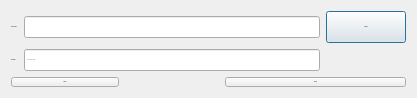
<?xml version="1.0" encoding="UTF-8"?>
<ui version="4.0">
 <class>Export_to_CSV</class>
 <widget class="QDialog" name="Export_to_CSV">
  <property name="geometry">
   <rect>
    <x>0</x>
    <y>0</y>
    <width>518</width>
    <height>203</height>
   </rect>
  </property>
  <property name="font">
   <font>
    <family>Arial</family>
    <pointsize>1</pointsize>
    <weight>50</weight>
    <italic>false</italic>
    <bold>false</bold>
   </font>
  </property>
  <property name="windowTitle">
   <string>Export gRNAs</string>
  </property>
  <property name="styleSheet">
   <string notr="true">font: 16px 'Arial';</string>
  </property>
  <layout class="QGridLayout" name="gridLayout">
   <property name="sizeConstraint">
    <enum>QLayout::SetFixedSize</enum>
   </property>
   <item row="0" column="0">
    <widget class="QLabel" name="label_2">
     <property name="text">
      <string>File Location:</string>
     </property>
    </widget>
   </item>
   <item row="1" column="0">
    <widget class="QLabel" name="label">
     <property name="text">
      <string>File Name:</string>
     </property>
    </widget>
   </item>
   <item row="0" column="1" colspan="3">
    <widget class="QLineEdit" name="fileLocation_line_edit">
     <property name="enabled">
      <bool>true</bool>
     </property>
     <property name="minimumSize">
      <size>
       <width>296</width>
       <height>21</height>
      </size>
     </property>
    </widget>
   </item>
   <item row="0" column="4">
    <widget class="QPushButton" name="browse_button">
     <property name="minimumSize">
      <size>
       <width>0</width>
       <height>32</height>
      </size>
     </property>
     <property name="toolTip">
      <string>&lt;html&gt;&lt;head/&gt;&lt;body&gt;&lt;p&gt;Browse for a folder to store the CSV file&lt;/p&gt;&lt;p&gt;&lt;br/&gt;&lt;/p&gt;&lt;/body&gt;&lt;/html&gt;</string>
     </property>
     <property name="text">
      <string>Browse</string>
     </property>
    </widget>
   </item>
   <item row="2" column="3" colspan="2">
    <widget class="QPushButton" name="export_button">
     <property name="text">
      <string>Export</string>
     </property>
    </widget>
   </item>
   <item row="2" column="0" colspan="2">
    <widget class="QPushButton" name="cancel_button">
     <property name="text">
      <string>Cancel</string>
     </property>
    </widget>
   </item>
   <item row="1" column="1" colspan="3">
    <widget class="QLineEdit" name="filename_line_edit">
     <property name="minimumSize">
      <size>
       <width>296</width>
       <height>21</height>
      </size>
     </property>
     <property name="toolTip">
      <string>&lt;html&gt;&lt;head/&gt;&lt;body&gt;&lt;p&gt;Please write the file name you want.&lt;/p&gt;&lt;p&gt;&lt;br/&gt;&lt;/p&gt;&lt;p&gt;Note: do not add the '.csv'&lt;/p&gt;&lt;/body&gt;&lt;/html&gt;</string>
     </property>
     <property name="placeholderText">
      <string>Choose a file name</string>
     </property>
    </widget>
   </item>
  </layout>
 </widget>
 <resources/>
 <connections/>
</ui>
